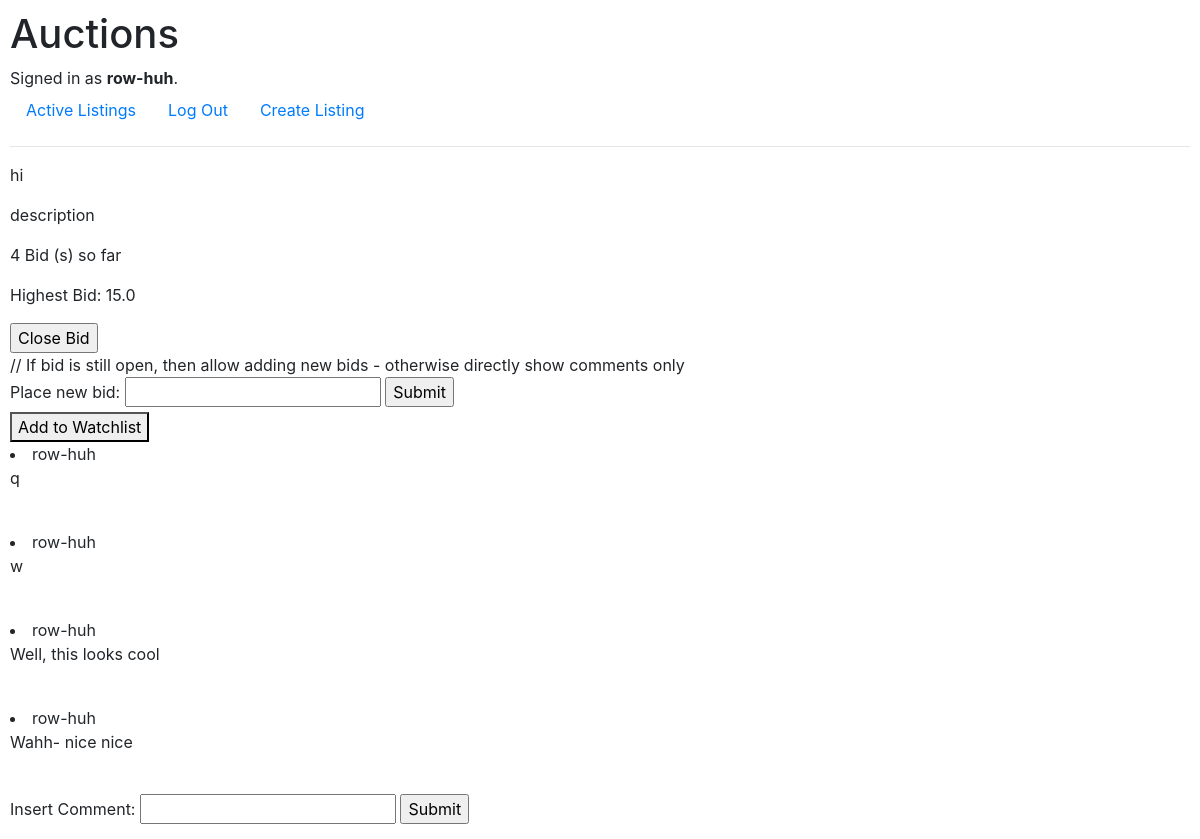
Page /listing-page/1 (signed in) on the earlier database version.
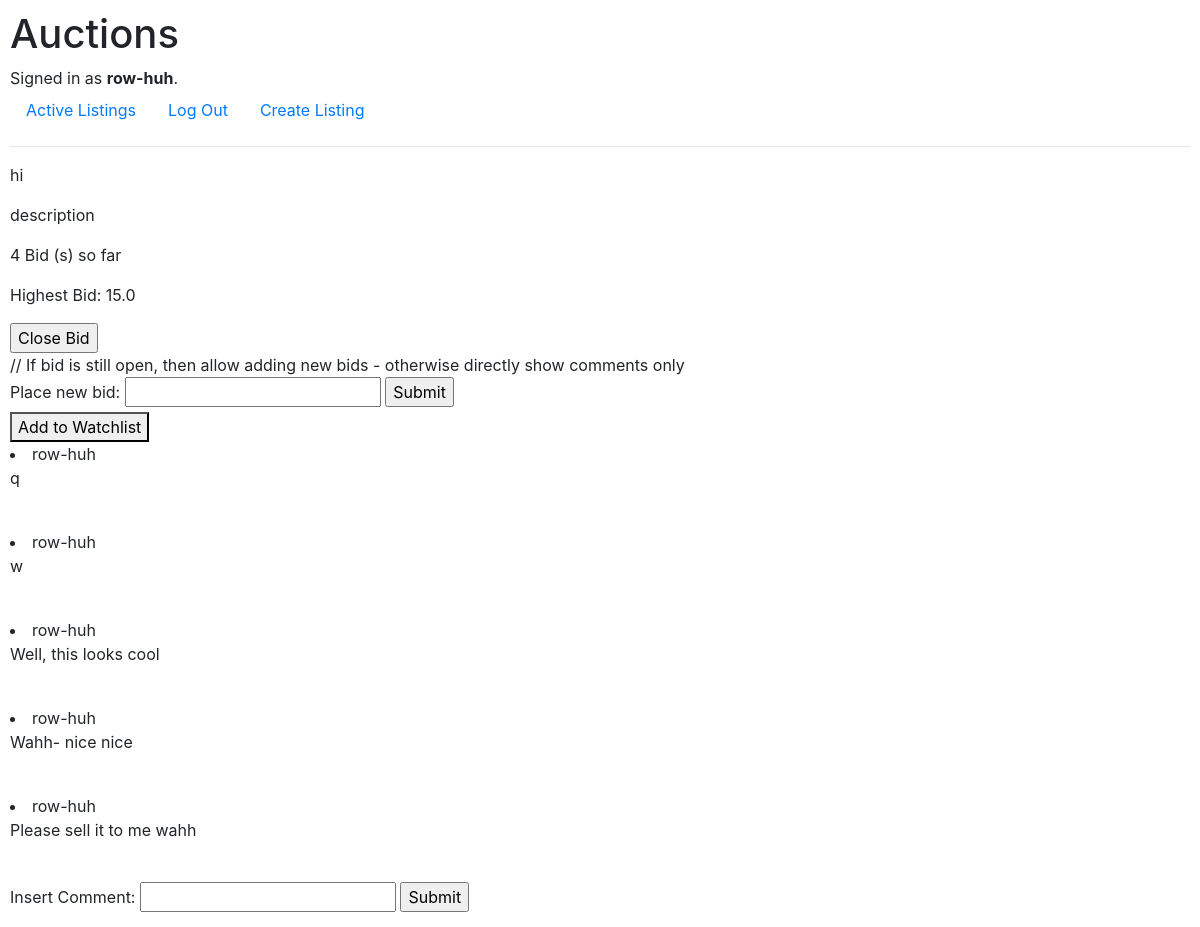
Same page on the later database version.
### auctions/models.py (models this page shows)
class Comments(models.Model):
    listing = models.ForeignKey(AuctionListings, on_delete=models.CASCADE)
    user = models.ForeignKey(User, on_delete=models.CASCADE)
    content = models.CharField(max_length=64)

class User(AbstractUser):
    pass

### auctions/views.py (the view, shortened to what this page needs)
# urls.py: path("listing-page", views.listing_page, name="listing-page"),
def listing_page(request, listing_id):
    if request.method == "GET":
        listing = AuctionListings.objects.get(id=listing_id)
        print("Fetched Listing: ", listing)
        total_bids = len(Bids.objects.filter(listing_id=listing.id))
        print("Fetched total_bids: ", total_bids)
        max_bid = Bids.objects.filter(listing_id=listing_id).aggregate(Max('bid'))['bid__max']
        if (not max_bid):
            max_bid = AuctionListings.objects.get(id=listing.id).starting_bid
            print(max_bid)
        in_watchlist = WatchList.objects.filter(user=request.user, listing=listing_id).exists()
        comments = Comments.objects.filter(listing=listing)
        is_owner = True if listing.publisher_id == request.user else False
        print(comments)
        return render(request, "auctions/listing.html",
                      {'listing': listing, 'total_bids': total_bids, 'max_bid' : max_bid, 'in_watchlist': in_watchlist, 'comments': comments, 'is_owner': is_owner,
                       'is_closed': listing.is_closed,
                       'closing_bid': listing.closing_bid})

### auctions/templates/auctions/listing.html (shortened to what this page needs)
{% extends "auctions/layout.html" %}
{% block body %}
    <p>{{ listing.title }}</p>
    <p>{{ listing.description }}</p>
    <p>{{ total_bids }} Bid (s) so far</p>
    <p>Highest Bid: {{ max_bid }}</p>
    {% if is_owner %}
        <form action="{% url 'close-bid' %}">
            <input type="submit" value="Close Bid"/>
        </form>
    {% endif %}
    // If bid is still open, then allow adding new bids - otherwise directly show comments only
    {% if not is_closed %}
        <form action="{% url 'listing-page' listing.id %}" method="POST">
            <label>Place new bid:</label>
            <input name="new_bid" type="number" placeholder="{{ listing.bid }}" />
            <input type="submit" value="Submit" />
        </form>
        <form action="{% url 'add-to-watchlist' listing.id %}" method="POST">
            <button type="submit">
                {% if in_watchlist %}
                    Remove From Watchlist
                {% else %}
                    Add to Watchlist
                {% endif %}
            </button>
        </form>
    {% endif %}
    {% block comment_Section %}
        {% if comments %}
            {% for comment in comments %}
                <li>{{ comment.user.username }}</li>
                <p>{{ comment.content }}</p>
                <br/>
            {% endfor %}
        {% endif %}
        <form action="{% url 'add-comment' %}" method="POST">
            <label>Insert Comment: </label>
            <input name='comment-content' id='comment-content' type=text></input>
            <input type='submit'></input>
        </form>
    {% endblock %}
{% endblock body %}

Differences in the rows shown:
added Comments: user.username "row-huh", content "Please sell it to me wahh"
